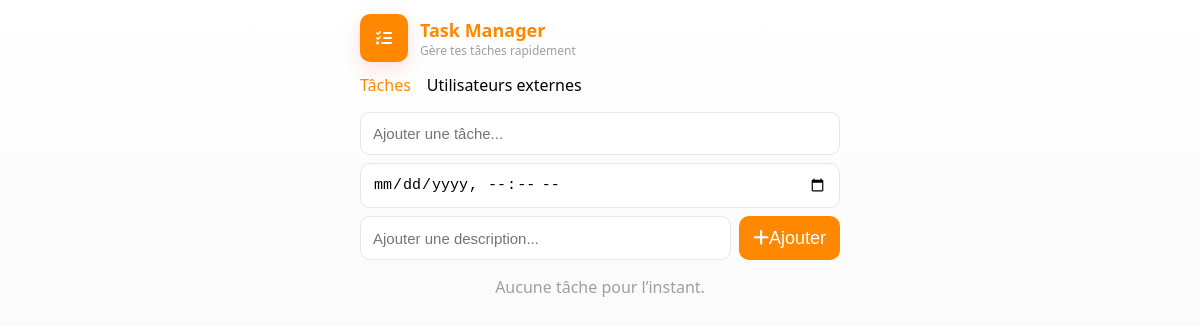
The app's page /, older data.
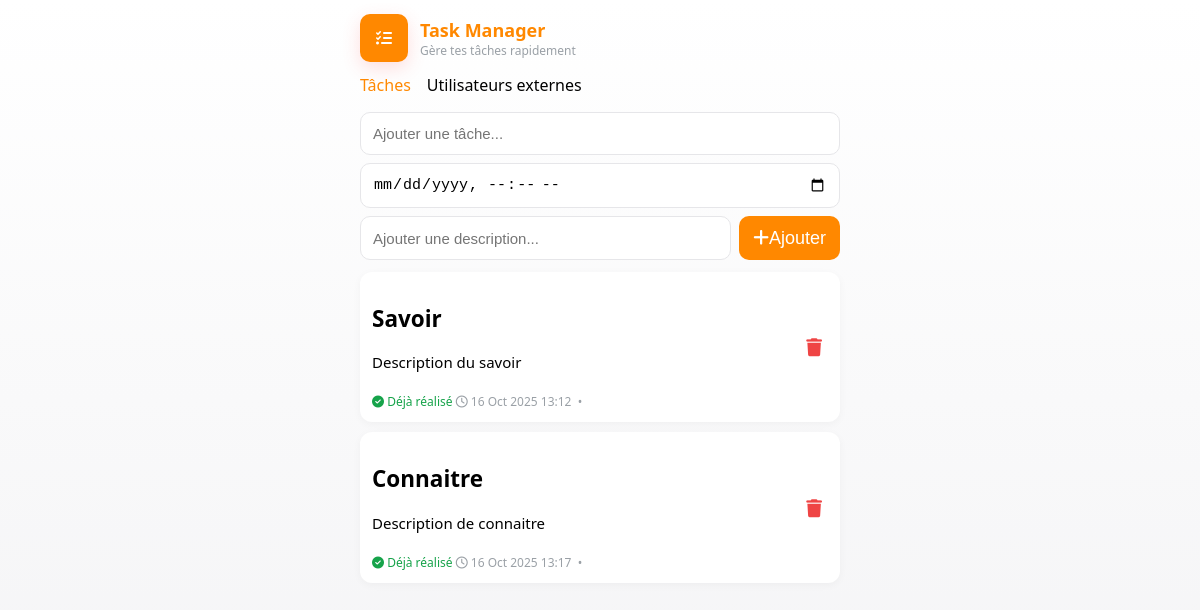
The same page, newer data.
### tasks/models.py (models this page shows, shortened)
class Task(models.Model):
    title = models.CharField(max_length=200)
    description = models.TextField(blank=True)
    completed = models.BooleanField(default=False)
    deadline = models.DateTimeField(null=True, blank=True)
    created_at = models.DateTimeField(auto_now_add=True)

### tasks/views.py (the view)
# urls.py: path('', views.index, name='index'),
def index(request):
    tasks = Task.objects.all().order_by('completed', 'deadline')
    form = TaskForm()
    if request.method == 'POST':
        form = TaskForm(request.POST)
        if form.is_valid():
            form.save()
            return redirect('index')
    return render(request, 'tasks/index.html', {'tasks': tasks, 'form': form, 'now': timezone.now()})

### tasks/forms.py
class TaskForm(forms.ModelForm):
    class Meta:
        model = Task
        fields = ['title', 'description', 'deadline']
        widgets = {
            'title': forms.TextInput(attrs={
                'placeholder': 'Ajouter une tâche...',
                'autocomplete': 'off',
            }),
            'description': forms.TextInput(attrs={
                'placeholder': 'Ajouter une description...',
                'autocomplete': 'off',
            }),
            'deadline': forms.DateTimeInput(attrs={
                'type': 'datetime-local',
            }),
            'priority': forms.Select(attrs={
                'aria-label': 'Priorité'
            }),
        }

### tasks/templates/tasks/index.html (shortened to what this page needs)
<!DOCTYPE html>
<html lang="fr">
<head>
  <link rel="stylesheet" href="https://cdnjs.cloudflare.com/ajax/libs/font-awesome/6.5.0/css/all.min.css">
</head>
<body>
  <div class="app">
    <header>
      <div class="logo"><i class="fa-solid fa-list-check"></i></div>
      <div>
        <h1>Task Manager</h1>
        <div style="font-size:12px;color:var(--muted)">Gère tes tâches rapidement</div>
      </div>
    </header>
    <nav style="margin-bottom:16px;display:flex;gap:16px;">
      <a href="/" style="color:var(--orange);text-decoration:none;font-weight:500;">Tâches</a>
      <a href="/users/" style="color:var(--black);text-decoration:none;font-weight:500;">Utilisateurs externes</a>
    </nav>
    <form method="post">
      {{ form.title }}
      {{ form.deadline }}
      {{ form.description }}
      <button class="btn-add" type="submit"><i class="fa-solid fa-plus"></i>Ajouter</button>
    </form>
    {% for task in tasks %}
      <div class="task">
        <div class="left">
          <div style="display:flex;flex-direction:column;">
            <div class="title {% if task.completed %}completed{% endif %}"><h2>{{ task.title }}</h2> <p>{{ task.description }}</p></div>
            <div class="meta">
              {% if task.deadline %}
                {% if task.deadline < now and not task.completed %}
                  <span class="overdue"><i class="fa-solid fa-clock"></i> En retard</span>
                {% else %}
                {% if task.completed %}
                <span class="done">
                  <i class="fa-solid fa-circle-check"></i> Déjà réalisé
                </span> {% endif %}
                  <i class="fa-regular fa-clock"></i>
                  {{ task.deadline|date:"d M Y H:i" }}
                {% endif %}
                &nbsp;•&nbsp;
              {% endif %}
            </div>
          </div>
        </div>
        <div class="actions">
          <a href="{% url 'delete_task' task.id %}" class="icon-btn delete" title="Supprimer">
            <i class="fa-solid fa-trash"></i>
          </a>
        </div>
      </div>
    {% empty %}
      <p style="text-align:center;color:var(--muted);">Aucune tâche pour l’instant.</p>
    {% endfor %}
  </div>
</body>
</html>

Row changes from the older to the newer data that the page shows:
added Task: title "Savoir", description "Description du savoir", completed True (drawn), deadline "16 Oct 2025 13:12"
added Task: title "Connaitre", description "Description de connaitre", completed True (drawn), deadline "16 Oct 2025 13:17"
Text that changed along with them:
text no longer shown: "Aucune tâche pour l’instant."
